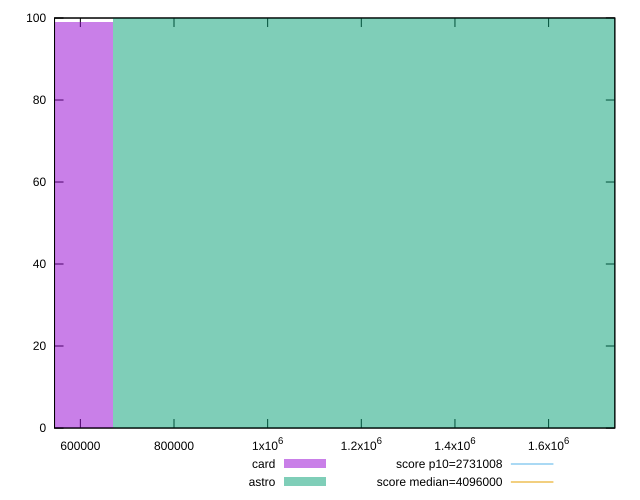

The gnuplot source for this figure:
reset

$card <<EOF
0 99
EOF

$astro <<EOF
1338540.3930197295 100
EOF

set key outside below
set boxwidth 1338540.3930197295
set xrange [544867:1741426]
set yrange [0:100]
set trange [0:100]
set style fill transparent solid 0.5 noborder

set parametric
set terminal svg size 640, 500 enhanced background rgb 'white'
set output "reports/report_00030_2021-02-24T20-42-31.540Z/total-byte-weight/comparison/histogram/2_vs_3.svg"

plot $card title "card" with boxes, \
     $astro title "astro" with boxes, \
     2731008,t title "score p10=2731008", \
     4096000,t title "score median=4096000"

reset
